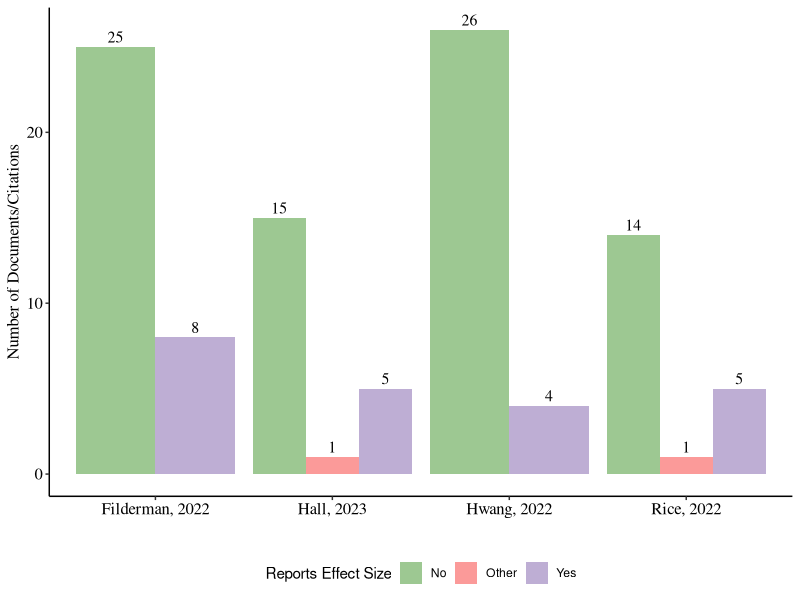
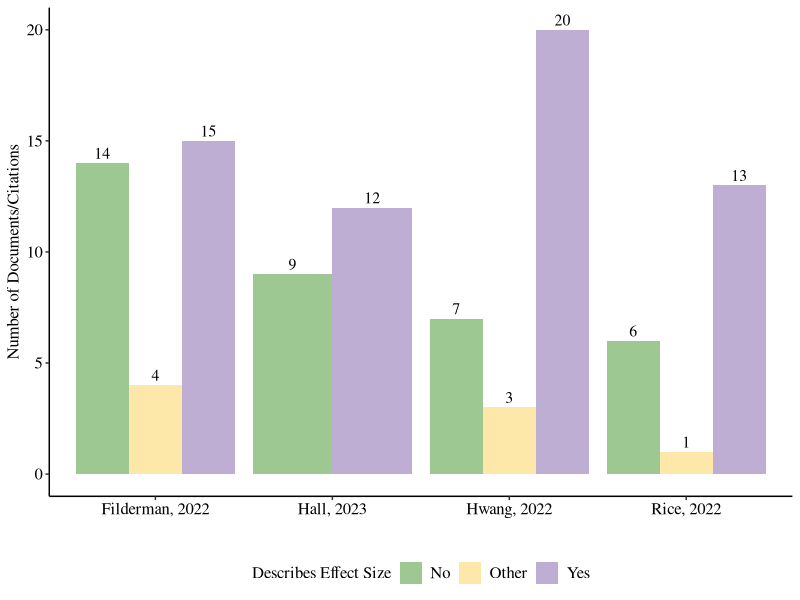
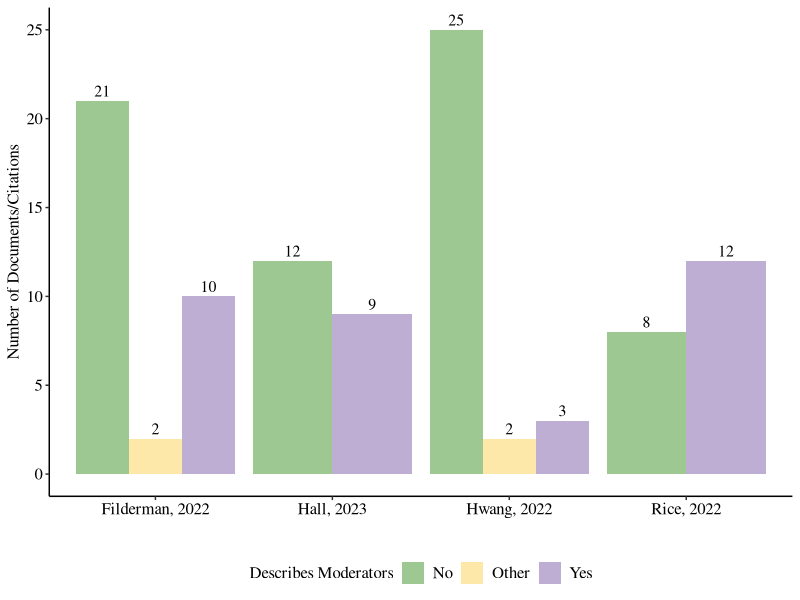
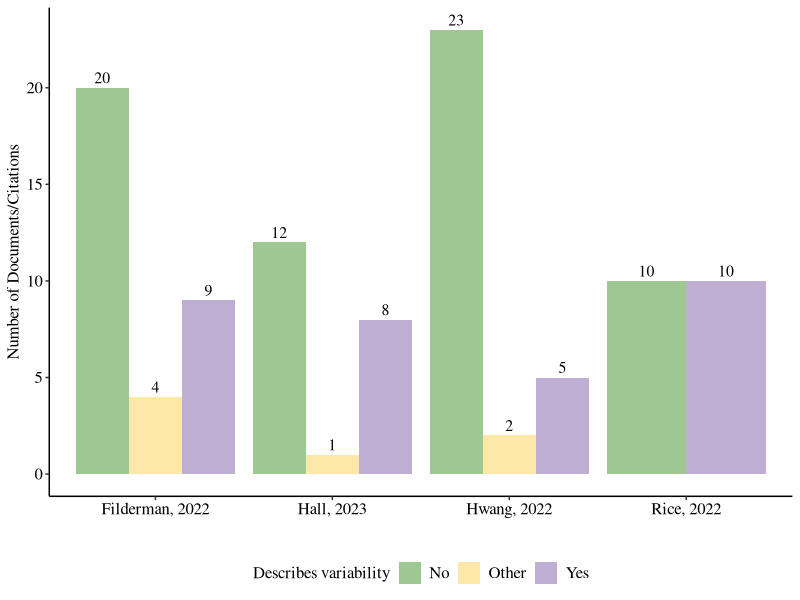

These charts were generated, in order, by the following R code:
## ---- chunk 1
knitr::opts_chunk$set(echo = TRUE)
## ---- chunk 2
library(tidyverse) # for data cleaning and visualizations
library(RColorBrewer) # for better colors
## ---- chunk 3
example <- read.csv("data/example_data.csv")
## ---- chunk 4
stat_example <- example %>% 
  select(label.x, stat_info) %>% 
  mutate(stat_info = if_else(stat_info == "" | is.na(stat_info), "No", stat_info)) %>%
  count(label.x, stat_info, name = "Count") %>%
  rename(Category = stat_info)

stat_ma <- ggplot(stat_example, aes(x = label.x, y = Count)) +
  geom_col(aes(fill = Category), position = "dodge") +
  geom_text(aes(label = ifelse(Count > 0, Count, ""), group = Category), 
            position = position_dodge(0.9), vjust = -.4, 
            family = "serif", size = 4) +
  scale_fill_manual(values = c("#9dc892", "#fb9a99", "#beaed4")) +
  labs(x = "", 
       y = "Number of Documents/Citations", 
       fill = "Reports Effect Size") +
  theme_classic() +
  theme(legend.position = "bottom",
        axis.text = element_text(color = "black", size = 12, family = "serif"),
        axis.title.y = element_text(size = 12, color = "black", family = "serif"))

stat_ma

# save image
# ggsave("visuals/example_stat.png", stat_ma, device = "png", height = 5, width = 7)
## ---- chunk 5
table(example$es_descrip)

esdescrip_example <- example %>% 
  select(label.x, es_descrip) %>% 
  mutate(es_descrip = case_when(es_descrip == "Other,No" ~ "No",
                                es_descrip == "Yes,Other" ~ "Yes",
                                TRUE ~ es_descrip)) %>% 
  mutate(es_descrip = if_else(es_descrip == "" | is.na(es_descrip), "No", es_descrip)) %>%
  count(label.x, es_descrip, name = "Count") %>%
  rename(Category = es_descrip)

esdescrip_ma <- ggplot(esdescrip_example, aes(x = label.x, y = Count)) +
  geom_col(aes(fill = Category), position = "dodge") +
  geom_text(aes(label = ifelse(Count > 0, Count, ""), group = Category), 
            position = position_dodge(0.9), vjust = -.4, 
            family = "serif", size = 4) +
  scale_fill_manual(values = c("#9dc892", "#fee8a9", "#beaed4")) +
  labs(x = "", 
       y = "Number of Documents/Citations", 
       fill = "Describes Effect Size") +
  theme_classic() +
  theme(legend.position = "bottom",
        legend.text = element_text(size = 12, color = "black", family = "serif"),
        legend.title = element_text(size = 12, color = "black", family = "serif"),
        axis.text = element_text(color = "black", size = 12, family = "serif"),
        axis.title.y = element_text(size = 12, color = "black", family = "serif"))

esdescrip_ma

# save image
# ggsave("visuals/example_descrip.png", esdescrip_ma, device = "png", height = 5, width = 7)
## ---- chunk 6
table(example$moderator)

moderator_example <- example %>% 
  select(label.x, moderator) %>% 
  mutate(moderator = if_else(moderator == "" | is.na(moderator), "No", moderator)) %>%
  count(label.x, moderator, name = "Count") %>%
  rename(Category = moderator)

moderator_ma <- ggplot(moderator_example, aes(x = label.x, y = Count)) +
  geom_col(aes(fill = Category), position = "dodge") +
  geom_text(aes(label = ifelse(Count > 0, Count, ""), group = Category), 
            position = position_dodge(0.9), vjust = -.4, 
            family = "serif", size = 4) +
  scale_fill_manual(values = c("#9dc892", "#fee8a9", "#beaed4")) +
  labs(x = "", 
       y = "Number of Documents/Citations", 
       fill = "Describes Moderators") +
  theme_classic() +
  theme(legend.position = "bottom",
        legend.text = element_text(size = 12, color = "black", family = "serif"),
        legend.title = element_text(size = 12, color = "black", family = "serif"),
        axis.text = element_text(color = "black", size = 12, family = "serif"),
        axis.title.y = element_text(size = 12, color = "black", family = "serif"))

moderator_ma

# save image
# ggsave("visuals/example_moderator.png", moderator_ma, device = "png", height = 5, width = 7)
## ---- chunk 7
table(example$variability)

variability_example <- example %>% 
  select(label.x, variability) %>% 
  mutate(variability = if_else(variability == "" | is.na(variability), "No", variability)) %>%
  count(label.x, variability, name = "Count") %>%
  rename(Category = variability)

variability_ma <- ggplot(variability_example, aes(x = label.x, y = Count)) +
  geom_col(aes(fill = Category), position = "dodge") +
  geom_text(aes(label = ifelse(Count > 0, Count, ""), group = Category), 
            position = position_dodge(0.9), vjust = -.4, 
            family = "serif", size = 4) +
  scale_fill_manual(values = c("#9dc892", "#fee8a9", "#beaed4")) +
  labs(x = "", 
       y = "Number of Documents/Citations", 
       fill = "Describes variability") +
  theme_classic() +
  theme(legend.position = "bottom",
        legend.text = element_text(size = 12, color = "black", family = "serif"),
        legend.title = element_text(size = 12, color = "black", family = "serif"),
        axis.text = element_text(color = "black", size = 12, family = "serif"),
        axis.title.y = element_text(size = 12, color = "black", family = "serif"))

variability_ma

# save image
# ggsave("visuals/example_variability.png", variability_ma, device = "png", height = 5, width = 7)
